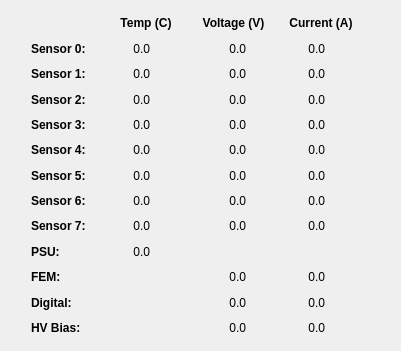
         <widget class="QWidget" name="gridLayoutWidget_3">
          <property name="geometry">
           <rect>
            <x>0</x>
            <y>70</y>
            <width>401</width>
            <height>351</height>
           </rect>
          </property>
          <layout class="QGridLayout" name="gridLayout_5">
           <property name="spacing">
            <number>1</number>
           </property>
           <item row="2" column="1">
            <widget class="QLabel" name="lhsSensorTemp1">
             <property name="text">
              <string>0.0</string>
             </property>
             <property name="alignment">
              <set>Qt::AlignRight|Qt::AlignTrailing|Qt::AlignVCenter</set>
             </property>
             <property name="indent">
              <number>35</number>
             </property>
            </widget>
           </item>
           <item row="1" column="0">
            <widget class="QLabel" name="label_43">
             <property name="minimumSize">
              <size>
               <width>95</width>
               <height>0</height>
              </size>
             </property>
             <property name="maximumSize">
              <size>
               <width>95</width>
               <height>16777215</height>
              </size>
             </property>
             <property name="font">
              <font>
               <weight>75</weight>
               <bold>true</bold>
              </font>
             </property>
             <property name="text">
              <string>Sensor 0:</string>
             </property>
             <property name="indent">
              <number>20</number>
             </property>
            </widget>
           </item>
           <item row="2" column="3">
            <widget class="QLabel" name="lhsSensorCur1">
             <property name="text">
              <string>0.0</string>
             </property>
             <property name="alignment">
              <set>Qt::AlignRight|Qt::AlignTrailing|Qt::AlignVCenter</set>
             </property>
             <property name="indent">
              <number>35</number>
             </property>
            </widget>
           </item>
           <item row="1" column="1">
            <widget class="QLabel" name="lhsSensorTemp0">
             <property name="text">
              <string>0.0</string>
             </property>
             <property name="alignment">
              <set>Qt::AlignRight|Qt::AlignTrailing|Qt::AlignVCenter</set>
             </property>
             <property name="margin">
              <number>0</number>
             </property>
             <property name="indent">
              <number>35</number>
             </property>
            </widget>
           </item>
           <item row="6" column="1">
            <widget class="QLabel" name="lhsSensorTemp5">
             <property name="text">
              <string>0.0</string>
             </property>
             <property name="alignment">
              <set>Qt::AlignRight|Qt::AlignTrailing|Qt::AlignVCenter</set>
             </property>
             <property name="indent">
              <number>35</number>
             </property>
            </widget>
           </item>
           <item row="2" column="2">
            <widget class="QLabel" name="lhsSensorVolt1">
             <property name="text">
              <string>0.0</string>
             </property>
             <property name="alignment">
              <set>Qt::AlignRight|Qt::AlignTrailing|Qt::AlignVCenter</set>
             </property>
             <property name="indent">
              <number>35</number>
             </property>
            </widget>
           </item>
           <item row="3" column="2">
            <widget class="QLabel" name="lhsSensorVolt2">
             <property name="text">
              <string>0.0</string>
             </property>
             <property name="alignment">
              <set>Qt::AlignRight|Qt::AlignTrailing|Qt::AlignVCenter</set>
             </property>
             <property name="indent">
              <number>35</number>
             </property>
            </widget>
           </item>
           <item row="6" column="0">
            <widget class="QLabel" name="label_59">
             <property name="font">
              <font>
               <weight>75</weight>
               <bold>true</bold>
              </font>
             </property>
             <property name="text">
              <string>Sensor 5:</string>
             </property>
             <property name="indent">
              <number>20</number>
             </property>
            </widget>
           </item>
           <item row="0" column="1">
            <widget class="QLabel" name="label_45">
             <property name="font">
              <font>
               <weight>75</weight>
               <bold>true</bold>
              </font>
             </property>
             <property name="text">
              <string>Temp (C)</string>
             </property>
             <property name="alignment">
              <set>Qt::AlignCenter</set>
             </property>
            </widget>
           </item>
           <item row="0" column="3">
            <widget class="QLabel" name="label_46">
             <property name="font">
              <font>
               <weight>75</weight>
               <bold>true</bold>
              </font>
             </property>
             <property name="text">
              <string>Current (A)</string>
             </property>
             <property name="alignment">
              <set>Qt::AlignCenter</set>
             </property>
            </widget>
           </item>
           <item row="0" column="2">
            <widget class="QLabel" name="label_47">
             <property name="minimumSize">
              <size>
               <width>95</width>
               <height>0</height>
              </size>
             </property>
             <property name="maximumSize">
              <size>
               <width>95</width>
               <height>16777215</height>
              </size>
             </property>
             <property name="font">
              <font>
               <weight>75</weight>
               <bold>true</bold>
              </font>
             </property>
             <property name="text">
              <string>Voltage (V)</string>
             </property>
             <property name="alignment">
              <set>Qt::AlignCenter</set>
             </property>
            </widget>
           </item>
           <item row="1" column="3">
            <widget class="QLabel" name="lhsSensorCur0">
             <property name="text">
              <string>0.0</string>
             </property>
             <property name="alignment">
              <set>Qt::AlignRight|Qt::AlignTrailing|Qt::AlignVCenter</set>
             </property>
             <property name="indent">
              <number>35</number>
             </property>
            </widget>
           </item>
           <item row="2" column="0">
            <widget class="QLabel" name="label_60">
             <property name="minimumSize">
              <size>
               <width>95</width>
               <height>0</height>
              </size>
             </property>
             <property name="maximumSize">
              <size>
               <width>95</width>
               <height>16777215</height>
              </size>
             </property>
             <property name="font">
              <font>
               <weight>75</weight>
               <bold>true</bold>
              </font>
             </property>
             <property name="text">
              <string>Sensor 1:</string>
             </property>
             <property name="indent">
              <number>20</number>
             </property>
            </widget>
           </item>
           <item row="7" column="0">
            <widget class="QLabel" name="label_61">
             <property name="font">
              <font>
               <weight>75</weight>
               <bold>true</bold>
              </font>
             </property>
             <property name="text">
              <string>Sensor 6:</string>
             </property>
             <property name="indent">
              <number>20</number>
             </property>
            </widget>
           </item>
           <item row="7" column="1">
            <widget class="QLabel" name="lhsSensorTemp6">
             <property name="text">
              <string>0.0</string>
             </property>
             <property name="alignment">
              <set>Qt::AlignRight|Qt::AlignTrailing|Qt::AlignVCenter</set>
             </property>
             <property name="indent">
              <number>35</number>
             </property>
            </widget>
           </item>
           <item row="9" column="0">
            <widget class="QLabel" name="label_62">
             <property name="font">
              <font>
               <weight>75</weight>
               <bold>true</bold>
              </font>
             </property>
             <property name="text">
              <string>PSU:</string>
             </property>
             <property name="indent">
              <number>20</number>
             </property>
            </widget>
           </item>
           <item row="1" column="2">
            <widget class="QLabel" name="lhsSensorVolt0">
             <property name="text">
              <string>0.0</string>
             </property>
             <property name="alignment">
              <set>Qt::AlignRight|Qt::AlignTrailing|Qt::AlignVCenter</set>
             </property>
             <property name="indent">
              <number>35</number>
             </property>
            </widget>
           </item>
           <item row="10" column="3">
            <widget class="QLabel" name="lhsFemCur">
             <property name="text">
              <string>0.0</string>
             </property>
             <property name="alignment">
              <set>Qt::AlignRight|Qt::AlignTrailing|Qt::AlignVCenter</set>
             </property>
             <property name="indent">
              <number>35</number>
             </property>
            </widget>
           </item>
           <item row="11" column="3">
            <widget class="QLabel" name="lhsDigitalCur">
             <property name="text">
              <string>0.0</string>
             </property>
             <property name="alignment">
              <set>Qt::AlignRight|Qt::AlignTrailing|Qt::AlignVCenter</set>
             </property>
             <property name="indent">
              <number>35</number>
             </property>
            </widget>
           </item>
           <item row="1" column="4">
            <spacer name="horizontalSpacer_15">
             <property name="orientation">
              <enum>Qt::Horizontal</enum>
             </property>
             <property name="sizeType">
              <enum>QSizePolicy::Fixed</enum>
             </property>
             <property name="sizeHint" stdset="0">
              <size>
               <width>30</width>
               <height>20</height>
              </size>
             </property>
            </spacer>
           </item>
           <item row="3" column="1">
            <widget class="QLabel" name="lhsSensorTemp2">
             <property name="text">
              <string>0.0</string>
             </property>
             <property name="alignment">
              <set>Qt::AlignRight|Qt::AlignTrailing|Qt::AlignVCenter</set>
             </property>
             <property name="indent">
              <number>35</number>
             </property>
            </widget>
           </item>
           <item row="8" column="1">
            <widget class="QLabel" name="lhsSensorTemp7">
             <property name="text">
              <string>0.0</string>
             </property>
             <property name="alignment">
              <set>Qt::AlignRight|Qt::AlignTrailing|Qt::AlignVCenter</set>
             </property>
             <property name="indent">
              <number>35</number>
             </property>
            </widget>
           </item>
           <item row="9" column="1">
            <widget class="QLabel" name="lhsPsuTemp">
             <property name="text">
              <string>0.0</string>
             </property>
             <property name="alignment">
              <set>Qt::AlignRight|Qt::AlignTrailing|Qt::AlignVCenter</set>
             </property>
             <property name="indent">
              <number>35</number>
             </property>
            </widget>
           </item>
           <item row="7" column="2">
            <widget class="QLabel" name="lhsSensorVolt6">
             <property name="text">
              <string>0.0</string>
             </property>
             <property name="alignment">
              <set>Qt::AlignRight|Qt::AlignTrailing|Qt::AlignVCenter</set>
             </property>
             <property name="indent">
              <number>35</number>
             </property>
            </widget>
           </item>
           <item row="8" column="0">
            <widget class="QLabel" name="label_63">
             <property name="font">
              <font>
               <weight>75</weight>
               <bold>true</bold>
              </font>
             </property>
             <property name="text">
              <string>Sensor 7:</string>
             </property>
             <property name="indent">
              <number>20</number>
             </property>
            </widget>
           </item>
           <item row="4" column="2">
            <widget class="QLabel" name="lhsSensorVolt3">
             <property name="text">
              <string>0.0</string>
             </property>
             <property name="alignment">
              <set>Qt::AlignRight|Qt::AlignTrailing|Qt::AlignVCenter</set>
             </property>
             <property name="indent">
              <number>35</number>
             </property>
            </widget>
           </item>
           <item row="3" column="3">
            <widget class="QLabel" name="lhsSensorCur2">
             <property name="text">
              <string>0.0</string>
             </property>
             <property name="alignment">
              <set>Qt::AlignRight|Qt::AlignTrailing|Qt::AlignVCenter</set>
             </property>
             <property name="indent">
              <number>35</number>
             </property>
            </widget>
           </item>
           <item row="6" column="3">
            <widget class="QLabel" name="lhsSensorCur5">
             <property name="text">
              <string>0.0</string>
             </property>
             <property name="alignment">
              <set>Qt::AlignRight|Qt::AlignTrailing|Qt::AlignVCenter</set>
             </property>
             <property name="indent">
              <number>35</number>
             </property>
            </widget>
           </item>
           <item row="12" column="2">
            <widget class="QLabel" name="lhsBiasVolt">
             <property name="text">
              <string>0.0</string>
             </property>
             <property name="alignment">
              <set>Qt::AlignRight|Qt::AlignTrailing|Qt::AlignVCenter</set>
             </property>
             <property name="indent">
              <number>35</number>
             </property>
            </widget>
           </item>
           <item row="11" column="0">
            <widget class="QLabel" name="label_64">
             <property name="font">
              <font>
               <weight>75</weight>
               <bold>true</bold>
              </font>
             </property>
             <property name="text">
              <string>Digital:</string>
             </property>
             <property name="indent">
              <number>20</number>
             </property>
            </widget>
           </item>
           <item row="7" column="3">
            <widget class="QLabel" name="lhsSensorCur6">
             <property name="text">
              <string>0.0</string>
             </property>
             <property name="alignment">
              <set>Qt::AlignRight|Qt::AlignTrailing|Qt::AlignVCenter</set>
             </property>
             <property name="indent">
              <number>35</number>
             </property>
            </widget>
           </item>
           <item row="10" column="2">
            <widget class="QLabel" name="lhsFemVolt">
             <property name="text">
              <string>0.0</string>
             </property>
             <property name="alignment">
              <set>Qt::AlignRight|Qt::AlignTrailing|Qt::AlignVCenter</set>
             </property>
             <property name="indent">
              <number>35</number>
             </property>
            </widget>
           </item>
           <item row="6" column="2">
            <widget class="QLabel" name="lhsSensorVolt5">
             <property name="text">
              <string>0.0</string>
             </property>
             <property name="alignment">
              <set>Qt::AlignRight|Qt::AlignTrailing|Qt::AlignVCenter</set>
             </property>
             <property name="indent">
              <number>35</number>
             </property>
            </widget>
           </item>
           <item row="4" column="0">
            <widget class="QLabel" name="label_65">
             <property name="font">
              <font>
               <weight>75</weight>
               <bold>true</bold>
              </font>
             </property>
             <property name="text">
              <string>Sensor 3:</string>
             </property>
             <property name="indent">
              <number>20</number>
             </property>
            </widget>
           </item>
           <item row="5" column="1">
            <widget class="QLabel" name="lhsSensorTemp4">
             <property name="text">
              <string>0.0</string>
             </property>
             <property name="alignment">
              <set>Qt::AlignRight|Qt::AlignTrailing|Qt::AlignVCenter</set>
             </property>
             <property name="indent">
              <number>35</number>
             </property>
            </widget>
           </item>
           <item row="5" column="3">
            <widget class="QLabel" name="lhsSensorCur4">
             <property name="text">
              <string>0.0</string>
             </property>
             <property name="alignment">
              <set>Qt::AlignRight|Qt::AlignTrailing|Qt::AlignVCenter</set>
             </property>
             <property name="indent">
              <number>35</number>
             </property>
            </widget>
           </item>
           <item row="4" column="3">
            <widget class="QLabel" name="lhsSensorCur3">
             <property name="text">
              <string>0.0</string>
             </property>
             <property name="alignment">
              <set>Qt::AlignRight|Qt::AlignTrailing|Qt::AlignVCenter</set>
             </property>
             <property name="indent">
              <number>35</number>
             </property>
            </widget>
           </item>
           <item row="4" column="1">
            <widget class="QLabel" name="lhsSensorTemp3">
             <property name="text">
              <string>0.0</string>
             </property>
             <property name="alignment">
              <set>Qt::AlignRight|Qt::AlignTrailing|Qt::AlignVCenter</set>
             </property>
             <property name="indent">
              <number>35</number>
             </property>
            </widget>
           </item>
           <item row="8" column="3">
            <widget class="QLabel" name="lhsSensorCur7">
             <property name="text">
              <string>0.0</string>
             </property>
             <property name="alignment">
              <set>Qt::AlignRight|Qt::AlignTrailing|Qt::AlignVCenter</set>
             </property>
             <property name="indent">
              <number>35</number>
             </property>
            </widget>
           </item>
           <item row="12" column="0">
            <widget class="QLabel" name="label_66">
             <property name="font">
              <font>
               <weight>75</weight>
               <bold>true</bold>
              </font>
             </property>
             <property name="text">
              <string>HV Bias:</string>
             </property>
             <property name="indent">
              <number>20</number>
             </property>
            </widget>
           </item>
           <item row="10" column="0">
            <widget class="QLabel" name="label_67">
             <property name="font">
              <font>
               <weight>75</weight>
               <bold>true</bold>
              </font>
             </property>
             <property name="text">
              <string>FEM:</string>
             </property>
             <property name="indent">
              <number>20</number>
             </property>
            </widget>
           </item>
           <item row="11" column="2">
            <widget class="QLabel" name="lhsDigitalVolt">
             <property name="text">
              <string>0.0</string>
             </property>
             <property name="alignment">
              <set>Qt::AlignRight|Qt::AlignTrailing|Qt::AlignVCenter</set>
             </property>
             <property name="indent">
              <number>35</number>
             </property>
            </widget>
           </item>
           <item row="5" column="0">
            <widget class="QLabel" name="label_68">
             <property name="font">
              <font>
               <weight>75</weight>
               <bold>true</bold>
              </font>
             </property>
             <property name="text">
              <string>Sensor 4:</string>
             </property>
             <property name="indent">
              <number>20</number>
             </property>
            </widget>
           </item>
           <item row="3" column="0">
            <widget class="QLabel" name="label_69">
             <property name="font">
              <font>
               <weight>75</weight>
               <bold>true</bold>
              </font>
             </property>
             <property name="text">
              <string>Sensor 2:</string>
             </property>
             <property name="indent">
              <number>20</number>
             </property>
            </widget>
           </item>
           <item row="5" column="2">
            <widget class="QLabel" name="lhsSensorVolt4">
             <property name="text">
              <string>0.0</string>
             </property>
             <property name="alignment">
              <set>Qt::AlignRight|Qt::AlignTrailing|Qt::AlignVCenter</set>
             </property>
             <property name="indent">
              <number>35</number>
             </property>
            </widget>
           </item>
           <item row="8" column="2">
            <widget class="QLabel" name="lhsSensorVolt7">
             <property name="text">
              <string>0.0</string>
             </property>
             <property name="alignment">
              <set>Qt::AlignRight|Qt::AlignTrailing|Qt::AlignVCenter</set>
             </property>
             <property name="indent">
              <number>35</number>
             </property>
            </widget>
           </item>
           <item row="12" column="3">
            <widget class="QLabel" name="lhsBiasCur">
             <property name="text">
              <string>0.0</string>
             </property>
             <property name="alignment">
              <set>Qt::AlignRight|Qt::AlignTrailing|Qt::AlignVCenter</set>
             </property>
             <property name="indent">
              <number>35</number>
             </property>
            </widget>
           </item>
          </layout>
         </widget>
